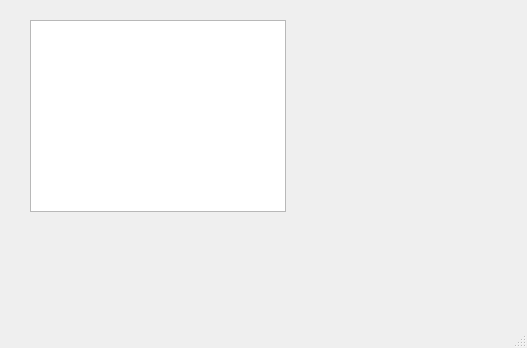
<?xml version="1.0" encoding="UTF-8"?>
<ui version="4.0">
 <class>ROITool</class>
 <widget class="QMainWindow" name="ROITool">
  <property name="geometry">
   <rect>
    <x>0</x>
    <y>0</y>
    <width>527</width>
    <height>348</height>
   </rect>
  </property>
  <property name="windowTitle">
   <string>MainWindow</string>
  </property>
  <widget class="QWidget" name="centralwidget">
   <widget class="QTableWidget" name="tableWidget">
    <property name="geometry">
     <rect>
      <x>30</x>
      <y>20</y>
      <width>256</width>
      <height>192</height>
     </rect>
    </property>
   </widget>
  </widget>
  <widget class="QMenuBar" name="menubar">
   <property name="geometry">
    <rect>
     <x>0</x>
     <y>0</y>
     <width>527</width>
     <height>23</height>
    </rect>
   </property>
  </widget>
  <widget class="QStatusBar" name="statusbar"/>
 </widget>
 <resources/>
 <connections/>
</ui>
